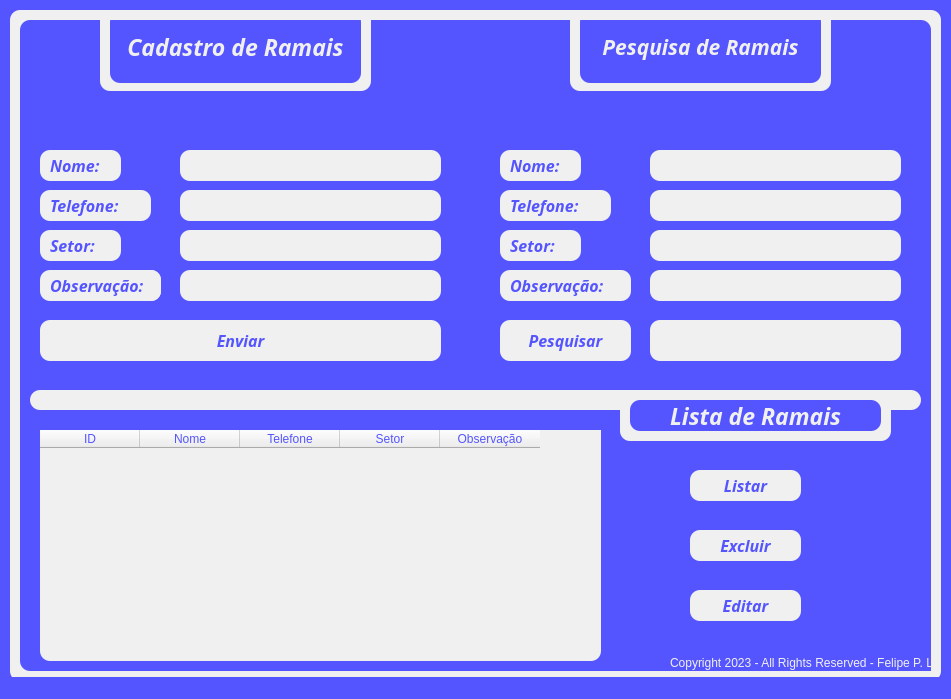
<?xml version="1.0" encoding="UTF-8"?>
<ui version="4.0">
 <class>MainWindow</class>
 <widget class="QMainWindow" name="MainWindow">
  <property name="geometry">
   <rect>
    <x>0</x>
    <y>0</y>
    <width>951</width>
    <height>699</height>
   </rect>
  </property>
  <property name="windowTitle">
   <string>MainWindow</string>
  </property>
  <property name="styleSheet">
   <string notr="true">background-color: rgb(85, 85, 255);</string>
  </property>
  <widget class="QWidget" name="centralwidget">
   <widget class="QWidget" name="verticalWidget" native="true">
    <property name="geometry">
     <rect>
      <x>10</x>
      <y>10</y>
      <width>931</width>
      <height>671</height>
     </rect>
    </property>
    <property name="styleSheet">
     <string notr="true">background-color: rgb(240, 240, 240);
border-radius: 10px;</string>
    </property>
    <widget class="QWidget" name="verticalWidget_2" native="true">
     <property name="geometry">
      <rect>
       <x>10</x>
       <y>10</y>
       <width>911</width>
       <height>651</height>
      </rect>
     </property>
     <property name="styleSheet">
      <string notr="true">background-color: rgb(85, 85, 255);</string>
     </property>
     <widget class="QWidget" name="verticalWidget" native="true">
      <property name="geometry">
       <rect>
        <x>80</x>
        <y>-10</y>
        <width>271</width>
        <height>81</height>
       </rect>
      </property>
      <property name="styleSheet">
       <string notr="true">background-color: rgb(240, 240, 240);</string>
      </property>
      <widget class="QLabel" name="label">
       <property name="geometry">
        <rect>
         <x>10</x>
         <y>2</y>
         <width>251</width>
         <height>71</height>
        </rect>
       </property>
       <property name="font">
        <font>
         <family>Source Code Pro</family>
         <pointsize>17</pointsize>
         <weight>75</weight>
         <italic>true</italic>
         <bold>true</bold>
        </font>
       </property>
       <property name="styleSheet">
        <string notr="true">background-color: rgb(85, 85, 255);
color: rgb(240, 240, 240);
border-radius: 10px;</string>
       </property>
       <property name="text">
        <string>&lt;html&gt;&lt;head/&gt;&lt;body&gt;&lt;p align=&quot;center&quot;&gt;Cadastro de Ramais&lt;/p&gt;&lt;/body&gt;&lt;/html&gt;</string>
       </property>
      </widget>
     </widget>
     <widget class="QFrame" name="verticalFrame">
      <property name="geometry">
       <rect>
        <x>20</x>
        <y>130</y>
        <width>81</width>
        <height>31</height>
       </rect>
      </property>
      <property name="styleSheet">
       <string notr="true">background-color: rgb(240, 240, 240);
border-radius: 10px;</string>
      </property>
      <widget class="QLabel" name="label_2">
       <property name="geometry">
        <rect>
         <x>10</x>
         <y>0</y>
         <width>61</width>
         <height>31</height>
        </rect>
       </property>
       <property name="font">
        <font>
         <family>Source Code Pro</family>
         <pointsize>12</pointsize>
         <weight>75</weight>
         <italic>true</italic>
         <bold>true</bold>
        </font>
       </property>
       <property name="styleSheet">
        <string notr="true">color: rgb(85, 85, 255);</string>
       </property>
       <property name="text">
        <string>Nome:</string>
       </property>
      </widget>
     </widget>
     <widget class="QLineEdit" name="lineEdit">
      <property name="geometry">
       <rect>
        <x>160</x>
        <y>130</y>
        <width>261</width>
        <height>31</height>
       </rect>
      </property>
      <property name="font">
       <font>
        <family>Source Code Pro</family>
        <pointsize>9</pointsize>
        <weight>75</weight>
        <italic>true</italic>
        <bold>true</bold>
       </font>
      </property>
      <property name="styleSheet">
       <string notr="true">background-color: rgb(240, 240, 240);</string>
      </property>
     </widget>
     <widget class="QFrame" name="verticalFrame_2">
      <property name="geometry">
       <rect>
        <x>20</x>
        <y>170</y>
        <width>111</width>
        <height>31</height>
       </rect>
      </property>
      <property name="styleSheet">
       <string notr="true">background-color: rgb(240, 240, 240);
border-radius: 10px;</string>
      </property>
      <widget class="QLabel" name="label_3">
       <property name="geometry">
        <rect>
         <x>10</x>
         <y>0</y>
         <width>91</width>
         <height>31</height>
        </rect>
       </property>
       <property name="font">
        <font>
         <family>Source Code Pro</family>
         <pointsize>12</pointsize>
         <weight>75</weight>
         <italic>true</italic>
         <bold>true</bold>
        </font>
       </property>
       <property name="styleSheet">
        <string notr="true">color: rgb(85, 85, 255);</string>
       </property>
       <property name="text">
        <string>Telefone:</string>
       </property>
      </widget>
     </widget>
     <widget class="QLineEdit" name="lineEdit_2">
      <property name="geometry">
       <rect>
        <x>160</x>
        <y>170</y>
        <width>261</width>
        <height>31</height>
       </rect>
      </property>
      <property name="font">
       <font>
        <family>Source Code Pro</family>
        <pointsize>9</pointsize>
        <weight>75</weight>
        <italic>true</italic>
        <bold>true</bold>
       </font>
      </property>
      <property name="styleSheet">
       <string notr="true">background-color: rgb(240, 240, 240);</string>
      </property>
     </widget>
     <widget class="QFrame" name="verticalFrame_3">
      <property name="geometry">
       <rect>
        <x>20</x>
        <y>210</y>
        <width>81</width>
        <height>31</height>
       </rect>
      </property>
      <property name="styleSheet">
       <string notr="true">background-color: rgb(240, 240, 240);
border-radius: 10px;</string>
      </property>
      <widget class="QLabel" name="label_4">
       <property name="geometry">
        <rect>
         <x>10</x>
         <y>0</y>
         <width>61</width>
         <height>31</height>
        </rect>
       </property>
       <property name="font">
        <font>
         <family>Source Code Pro</family>
         <pointsize>12</pointsize>
         <weight>75</weight>
         <italic>true</italic>
         <bold>true</bold>
        </font>
       </property>
       <property name="styleSheet">
        <string notr="true">color: rgb(85, 85, 255);</string>
       </property>
       <property name="text">
        <string>Setor:</string>
       </property>
      </widget>
     </widget>
     <widget class="QLineEdit" name="lineEdit_4">
      <property name="geometry">
       <rect>
        <x>160</x>
        <y>210</y>
        <width>261</width>
        <height>31</height>
       </rect>
      </property>
      <property name="font">
       <font>
        <family>Source Code Pro</family>
        <pointsize>9</pointsize>
        <weight>75</weight>
        <italic>true</italic>
        <bold>true</bold>
       </font>
      </property>
      <property name="styleSheet">
       <string notr="true">background-color: rgb(240, 240, 240);</string>
      </property>
     </widget>
     <widget class="QFrame" name="verticalFrame_4">
      <property name="geometry">
       <rect>
        <x>20</x>
        <y>250</y>
        <width>121</width>
        <height>31</height>
       </rect>
      </property>
      <property name="styleSheet">
       <string notr="true">background-color: rgb(240, 240, 240);
border-radius: 10px;</string>
      </property>
      <widget class="QLabel" name="label_5">
       <property name="geometry">
        <rect>
         <x>10</x>
         <y>0</y>
         <width>111</width>
         <height>31</height>
        </rect>
       </property>
       <property name="font">
        <font>
         <family>Source Code Pro</family>
         <pointsize>12</pointsize>
         <weight>75</weight>
         <italic>true</italic>
         <bold>true</bold>
        </font>
       </property>
       <property name="styleSheet">
        <string notr="true">color: rgb(85, 85, 255);</string>
       </property>
       <property name="text">
        <string>Observação:</string>
       </property>
      </widget>
     </widget>
     <widget class="QLineEdit" name="lineEdit_3">
      <property name="geometry">
       <rect>
        <x>160</x>
        <y>250</y>
        <width>261</width>
        <height>31</height>
       </rect>
      </property>
      <property name="font">
       <font>
        <family>Source Code Pro</family>
        <pointsize>9</pointsize>
        <weight>75</weight>
        <italic>true</italic>
        <bold>true</bold>
       </font>
      </property>
      <property name="styleSheet">
       <string notr="true">background-color: rgb(240, 240, 240);</string>
      </property>
     </widget>
     <widget class="QPushButton" name="pushButton">
      <property name="geometry">
       <rect>
        <x>20</x>
        <y>300</y>
        <width>401</width>
        <height>41</height>
       </rect>
      </property>
      <property name="font">
       <font>
        <family>Source Code Pro</family>
        <pointsize>12</pointsize>
        <weight>75</weight>
        <italic>true</italic>
        <bold>true</bold>
       </font>
      </property>
      <property name="styleSheet">
       <string notr="true">background-color: rgb(240, 240, 240);
color: rgb(85, 85, 255);</string>
      </property>
      <property name="text">
       <string>Enviar</string>
      </property>
     </widget>
     <widget class="QLineEdit" name="lineEdit_9">
      <property name="geometry">
       <rect>
        <x>630</x>
        <y>130</y>
        <width>251</width>
        <height>31</height>
       </rect>
      </property>
      <property name="font">
       <font>
        <family>Source Code Pro</family>
        <pointsize>9</pointsize>
        <weight>75</weight>
        <italic>true</italic>
        <bold>true</bold>
       </font>
      </property>
      <property name="layoutDirection">
       <enum>Qt::RightToLeft</enum>
      </property>
      <property name="styleSheet">
       <string notr="true">background-color: rgb(240, 240, 240);
color: rgb(85, 85, 255);</string>
      </property>
     </widget>
     <widget class="QLineEdit" name="lineEdit_10">
      <property name="geometry">
       <rect>
        <x>630</x>
        <y>170</y>
        <width>251</width>
        <height>31</height>
       </rect>
      </property>
      <property name="font">
       <font>
        <family>Source Code Pro</family>
        <pointsize>9</pointsize>
        <weight>75</weight>
        <italic>true</italic>
        <bold>true</bold>
       </font>
      </property>
      <property name="styleSheet">
       <string notr="true">background-color: rgb(240, 240, 240);
color: rgb(85, 85, 255);</string>
      </property>
     </widget>
     <widget class="QLineEdit" name="lineEdit_11">
      <property name="geometry">
       <rect>
        <x>630</x>
        <y>210</y>
        <width>251</width>
        <height>31</height>
       </rect>
      </property>
      <property name="font">
       <font>
        <family>Source Code Pro</family>
        <pointsize>9</pointsize>
        <weight>75</weight>
        <italic>true</italic>
        <bold>true</bold>
       </font>
      </property>
      <property name="styleSheet">
       <string notr="true">background-color: rgb(240, 240, 240);
color: rgb(85, 85, 255);</string>
      </property>
     </widget>
     <widget class="QLineEdit" name="lineEdit_12">
      <property name="geometry">
       <rect>
        <x>630</x>
        <y>250</y>
        <width>251</width>
        <height>31</height>
       </rect>
      </property>
      <property name="font">
       <font>
        <family>Source Code Pro</family>
        <pointsize>9</pointsize>
        <weight>75</weight>
        <italic>true</italic>
        <bold>true</bold>
       </font>
      </property>
      <property name="styleSheet">
       <string notr="true">background-color: rgb(240, 240, 240);
color: rgb(85, 85, 255);</string>
      </property>
     </widget>
     <widget class="QFrame" name="verticalFrame_9">
      <property name="geometry">
       <rect>
        <x>480</x>
        <y>130</y>
        <width>81</width>
        <height>31</height>
       </rect>
      </property>
      <property name="styleSheet">
       <string notr="true">background-color: rgb(240, 240, 240);
border-radius: 10px;</string>
      </property>
      <widget class="QLabel" name="label_11">
       <property name="geometry">
        <rect>
         <x>10</x>
         <y>0</y>
         <width>61</width>
         <height>31</height>
        </rect>
       </property>
       <property name="font">
        <font>
         <family>Source Sans Pro</family>
         <pointsize>12</pointsize>
         <weight>75</weight>
         <italic>true</italic>
         <bold>true</bold>
        </font>
       </property>
       <property name="styleSheet">
        <string notr="true">color: rgb(85, 85, 255);</string>
       </property>
       <property name="text">
        <string>Nome:</string>
       </property>
      </widget>
     </widget>
     <widget class="QFrame" name="verticalFrame_10">
      <property name="geometry">
       <rect>
        <x>480</x>
        <y>170</y>
        <width>111</width>
        <height>31</height>
       </rect>
      </property>
      <property name="styleSheet">
       <string notr="true">background-color: rgb(240, 240, 240);
border-radius: 10px;</string>
      </property>
      <widget class="QLabel" name="label_12">
       <property name="geometry">
        <rect>
         <x>10</x>
         <y>0</y>
         <width>91</width>
         <height>31</height>
        </rect>
       </property>
       <property name="font">
        <font>
         <family>Source Code Pro</family>
         <pointsize>12</pointsize>
         <weight>75</weight>
         <italic>true</italic>
         <bold>true</bold>
        </font>
       </property>
       <property name="styleSheet">
        <string notr="true">color: rgb(85, 85, 255);</string>
       </property>
       <property name="text">
        <string>Telefone:</string>
       </property>
      </widget>
     </widget>
     <widget class="QFrame" name="verticalFrame_11">
      <property name="geometry">
       <rect>
        <x>480</x>
        <y>210</y>
        <width>81</width>
        <height>31</height>
       </rect>
      </property>
      <property name="styleSheet">
       <string notr="true">background-color: rgb(240, 240, 240);
border-radius: 10px;</string>
      </property>
      <widget class="QLabel" name="label_13">
       <property name="geometry">
        <rect>
         <x>10</x>
         <y>0</y>
         <width>61</width>
         <height>31</height>
        </rect>
       </property>
       <property name="font">
        <font>
         <family>Source Code Pro</family>
         <pointsize>12</pointsize>
         <weight>75</weight>
         <italic>true</italic>
         <bold>true</bold>
        </font>
       </property>
       <property name="styleSheet">
        <string notr="true">color: rgb(85, 85, 255);</string>
       </property>
       <property name="text">
        <string>Setor:</string>
       </property>
      </widget>
     </widget>
     <widget class="QFrame" name="verticalFrame_12">
      <property name="geometry">
       <rect>
        <x>480</x>
        <y>250</y>
        <width>131</width>
        <height>31</height>
       </rect>
      </property>
      <property name="styleSheet">
       <string notr="true">background-color: rgb(240, 240, 240);
border-radius: 10px;</string>
      </property>
      <widget class="QLabel" name="label_14">
       <property name="geometry">
        <rect>
         <x>10</x>
         <y>0</y>
         <width>111</width>
         <height>31</height>
        </rect>
       </property>
       <property name="font">
        <font>
         <family>Source Code Pro</family>
         <pointsize>12</pointsize>
         <weight>75</weight>
         <italic>true</italic>
         <bold>true</bold>
        </font>
       </property>
       <property name="styleSheet">
        <string notr="true">color: rgb(85, 85, 255);</string>
       </property>
       <property name="text">
        <string>Observação:</string>
       </property>
      </widget>
     </widget>
     <widget class="QWidget" name="verticalWidget_3" native="true">
      <property name="geometry">
       <rect>
        <x>550</x>
        <y>-10</y>
        <width>261</width>
        <height>81</height>
       </rect>
      </property>
      <property name="styleSheet">
       <string notr="true">background-color: rgb(240, 240, 240);</string>
      </property>
      <widget class="QLabel" name="label_15">
       <property name="geometry">
        <rect>
         <x>10</x>
         <y>2</y>
         <width>241</width>
         <height>71</height>
        </rect>
       </property>
       <property name="font">
        <font>
         <family>Source Code Pro</family>
         <pointsize>17</pointsize>
         <weight>75</weight>
         <italic>true</italic>
         <bold>true</bold>
        </font>
       </property>
       <property name="styleSheet">
        <string notr="true">background-color: rgb(85, 85, 255);
color: rgb(240, 240, 240);
border-radius: 10px;</string>
       </property>
       <property name="text">
        <string>&lt;html&gt;&lt;head/&gt;&lt;body&gt;&lt;p align=&quot;center&quot;&gt;&lt;span style=&quot; font-size:16pt;&quot;&gt;Pesquisa de Ramais&lt;/span&gt;&lt;/p&gt;&lt;/body&gt;&lt;/html&gt;</string>
       </property>
      </widget>
     </widget>
     <widget class="QLineEdit" name="lineEdit_13">
      <property name="geometry">
       <rect>
        <x>630</x>
        <y>300</y>
        <width>251</width>
        <height>41</height>
       </rect>
      </property>
      <property name="font">
       <font>
        <family>Source Code Pro</family>
        <pointsize>9</pointsize>
        <weight>75</weight>
        <italic>true</italic>
        <bold>true</bold>
       </font>
      </property>
      <property name="styleSheet">
       <string notr="true">background-color: rgb(240, 240, 240);
color: rgb(85, 85, 255);</string>
      </property>
     </widget>
     <widget class="QPushButton" name="pushButton_3">
      <property name="geometry">
       <rect>
        <x>480</x>
        <y>300</y>
        <width>131</width>
        <height>41</height>
       </rect>
      </property>
      <property name="font">
       <font>
        <family>Source Code Pro</family>
        <pointsize>12</pointsize>
        <weight>75</weight>
        <italic>true</italic>
        <bold>true</bold>
       </font>
      </property>
      <property name="styleSheet">
       <string notr="true">background-color: rgb(240, 240, 240);
color: rgb(85, 85, 255);</string>
      </property>
      <property name="text">
       <string>Pesquisar</string>
      </property>
     </widget>
     <widget class="QWidget" name="verticalWidget_5" native="true">
      <property name="geometry">
       <rect>
        <x>10</x>
        <y>370</y>
        <width>891</width>
        <height>20</height>
       </rect>
      </property>
      <property name="styleSheet">
       <string notr="true">background-color: rgb(240, 240, 240);</string>
      </property>
     </widget>
     <widget class="QWidget" name="verticalWidget_8" native="true">
      <property name="geometry">
       <rect>
        <x>600</x>
        <y>380</y>
        <width>271</width>
        <height>41</height>
       </rect>
      </property>
      <property name="styleSheet">
       <string notr="true">background-color: rgb(240, 240, 240);</string>
      </property>
      <widget class="QLabel" name="label_26">
       <property name="geometry">
        <rect>
         <x>10</x>
         <y>0</y>
         <width>251</width>
         <height>31</height>
        </rect>
       </property>
       <property name="font">
        <font>
         <family>Source Code Pro</family>
         <pointsize>17</pointsize>
         <weight>75</weight>
         <italic>true</italic>
         <bold>true</bold>
        </font>
       </property>
       <property name="styleSheet">
        <string notr="true">background-color: rgb(85, 85, 255);
color: rgb(240, 240, 240);
border-radius: 10px;</string>
       </property>
       <property name="text">
        <string>&lt;html&gt;&lt;head/&gt;&lt;body&gt;&lt;p align=&quot;center&quot;&gt;Lista de Ramais&lt;/p&gt;&lt;/body&gt;&lt;/html&gt;</string>
       </property>
      </widget>
     </widget>
     <widget class="QTableWidget" name="tableWidget">
      <property name="geometry">
       <rect>
        <x>20</x>
        <y>410</y>
        <width>561</width>
        <height>231</height>
       </rect>
      </property>
      <property name="font">
       <font>
        <family>Source Code Pro</family>
        <weight>75</weight>
        <italic>true</italic>
        <bold>true</bold>
       </font>
      </property>
      <property name="toolTip">
       <string>&lt;html&gt;&lt;head/&gt;&lt;body&gt;&lt;p align=&quot;center&quot;&gt;&lt;br/&gt;&lt;/p&gt;&lt;/body&gt;&lt;/html&gt;</string>
      </property>
      <property name="layoutDirection">
       <enum>Qt::LeftToRight</enum>
      </property>
      <property name="styleSheet">
       <string notr="true">background-color: rgb(240, 240, 240);
color: rgb(85, 85, 255);</string>
      </property>
      <property name="gridStyle">
       <enum>Qt::NoPen</enum>
      </property>
      <column>
       <property name="text">
        <string>ID</string>
       </property>
       <property name="textAlignment">
        <set>AlignCenter</set>
       </property>
      </column>
      <column>
       <property name="text">
        <string>Nome</string>
       </property>
      </column>
      <column>
       <property name="text">
        <string>Telefone</string>
       </property>
      </column>
      <column>
       <property name="text">
        <string>Setor</string>
       </property>
      </column>
      <column>
       <property name="text">
        <string>Observação</string>
       </property>
      </column>
     </widget>
     <widget class="QPushButton" name="pushButton_7">
      <property name="geometry">
       <rect>
        <x>670</x>
        <y>450</y>
        <width>111</width>
        <height>31</height>
       </rect>
      </property>
      <property name="font">
       <font>
        <family>Source Code Pro</family>
        <pointsize>12</pointsize>
        <weight>75</weight>
        <italic>true</italic>
        <bold>true</bold>
       </font>
      </property>
      <property name="styleSheet">
       <string notr="true">background-color: rgb(240, 240, 240);
color: rgb(85, 85, 255);</string>
      </property>
      <property name="text">
       <string>Listar</string>
      </property>
     </widget>
     <widget class="QPushButton" name="pushButton_8">
      <property name="geometry">
       <rect>
        <x>670</x>
        <y>510</y>
        <width>111</width>
        <height>31</height>
       </rect>
      </property>
      <property name="font">
       <font>
        <family>Source Code Pro</family>
        <pointsize>12</pointsize>
        <weight>75</weight>
        <italic>true</italic>
        <bold>true</bold>
       </font>
      </property>
      <property name="styleSheet">
       <string notr="true">background-color: rgb(240, 240, 240);
color: rgb(85, 85, 255);</string>
      </property>
      <property name="text">
       <string>Excluir</string>
      </property>
     </widget>
     <widget class="QPushButton" name="pushButton_9">
      <property name="geometry">
       <rect>
        <x>670</x>
        <y>570</y>
        <width>111</width>
        <height>31</height>
       </rect>
      </property>
      <property name="font">
       <font>
        <family>Source Code Pro</family>
        <pointsize>12</pointsize>
        <weight>75</weight>
        <italic>true</italic>
        <bold>true</bold>
       </font>
      </property>
      <property name="styleSheet">
       <string notr="true">background-color: rgb(240, 240, 240);
color: rgb(85, 85, 255);</string>
      </property>
      <property name="text">
       <string>Editar</string>
      </property>
     </widget>
     <widget class="QLabel" name="label_27">
      <property name="geometry">
       <rect>
        <x>650</x>
        <y>633</y>
        <width>271</width>
        <height>20</height>
       </rect>
      </property>
      <property name="styleSheet">
       <string notr="true">color: rgb(240, 240, 240);</string>
      </property>
      <property name="text">
       <string>Copyright 2023 - All Rights Reserved - Felipe P. Lopes</string>
      </property>
     </widget>
    </widget>
   </widget>
  </widget>
  <widget class="QStatusBar" name="statusBar"/>
 </widget>
 <resources/>
 <connections/>
</ui>
